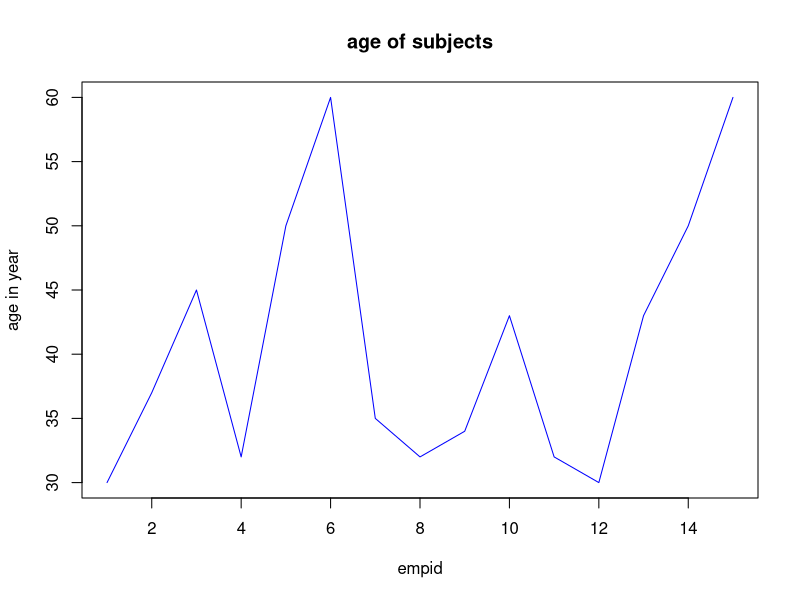

Generate this figure with R:
#Computation of tables and graphs#
empid=c(1,2,3,4,5,6,7,8,9,10,11,12,13,14,15)
empid
age=c(30,37,45,32,50,60,35,32,34,43,32,30,43,50,60)
age
sex=c(0,1,0,1,1,1,0,0,1,0,0,1,1,0,0)
sex
status=c(1,1,2,2,1,1,1,2,2,1,2,1,2,1,2)
empinfo=data.frame(empid,age,sex,status)
empinfo
empinfo$sex=factor(empinfo$status,labels = c("male","female"))
empinfo$sex=factor(empinfo$status,labels = c("staff","faculty"))
empinfo
gender_male=subset(empinfo,empinfo$sex=='male')
gender_male
gender_female=subset(empinfo,empinfo$sex=='female')
gender_female
status_staff=subset(empinfo,empinfo$status=='staff')
status_staff
status_faculty=subset(empinfo,empinfo$status=='faculty') 
status_faculty
summary(empinfo)
summary(empinfo$age)
summary(empinfo$gender)
summary(gender_male)
summary(gender_female)
summary(status_staff)
summary(status_faculty)
table1=table(empinfo$sex)
table1
table2=table(empinfo$status)
table2
table3=table(empinfo$gender)
table3
plot(empinfo$age,type="l",main = "age of subjects",xlab = "empid",ylab="age in year",col="blue")
?plot
help(plot)

